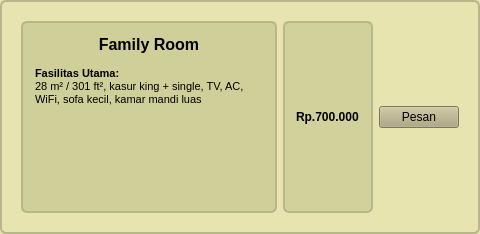
              <widget class="QFrame" name="roomFrame2_12">
               <property name="styleSheet">
                <string notr="true">
                QFrame { background-color: rgb(231,228,176); border: 2px solid rgb(184,182,139); border-radius: 6px; padding: 8px; }
                QLabel#roomTitle2 { font-weight: bold; font-size: 12pt; }
                QLabel#roomDesc2 { font-size: 9pt; }
              </string>
               </property>
               <layout class="QHBoxLayout" name="horizontalLayout_8">
                <item>
                 <layout class="QVBoxLayout" name="roomTextCol2_16"/>
                </item>
                <item>
                 <widget class="QTextEdit" name="textEdit_18">
                  <property name="styleSheet">
                   <string notr="true">background-color: rgb(207, 207, 154);</string>
                  </property>
                  <property name="html">
                   <string>&lt;!DOCTYPE HTML PUBLIC &quot;-//W3C//DTD HTML 4.0//EN&quot; &quot;http://www.w3.org/TR/REC-html40/strict.dtd&quot;&gt;
&lt;html&gt;&lt;head&gt;&lt;meta name=&quot;qrichtext&quot; content=&quot;1&quot; /&gt;&lt;meta charset=&quot;utf-8&quot; /&gt;&lt;style type=&quot;text/css&quot;&gt;
p, li { white-space: pre-wrap; }
hr { height: 1px; border-width: 0; }
li.unchecked::marker { content: &quot;\2610&quot;; }
li.checked::marker { content: &quot;\2612&quot;; }
&lt;/style&gt;&lt;/head&gt;&lt;body style=&quot; font-family:'Segoe UI'; font-size:9pt; font-weight:400; font-style:normal;&quot;&gt;
&lt;p align=&quot;center&quot; style=&quot; margin-top:0px; margin-bottom:0px; margin-left:0px; margin-right:0px; -qt-block-indent:0; text-indent:0px;&quot;&gt;&lt;span style=&quot; font-family:'MS Shell Dlg 2'; font-size:12pt; font-weight:600;&quot;&gt;Family&lt;/span&gt;&lt;span style=&quot; font-family:'MS Shell Dlg 2'; font-size:12pt;&quot;&gt; &lt;/span&gt;&lt;span style=&quot; font-family:'MS Shell Dlg 2'; font-size:12pt; font-weight:600;&quot;&gt;Room&lt;/span&gt;&lt;/p&gt;
&lt;p style=&quot;-qt-paragraph-type:empty; margin-top:0px; margin-bottom:0px; margin-left:0px; margin-right:0px; -qt-block-indent:0; text-indent:0px; font-family:'MS Shell Dlg 2'; font-size:8pt;&quot;&gt;&lt;br /&gt;&lt;/p&gt;
&lt;p style=&quot; margin-top:0px; margin-bottom:0px; margin-left:0px; margin-right:0px; -qt-block-indent:0; text-indent:0px;&quot;&gt;&lt;span style=&quot; font-family:'MS Shell Dlg 2'; font-size:8pt; font-weight:600;&quot;&gt;Fasilitas Utama: &lt;/span&gt;&lt;/p&gt;
&lt;p style=&quot; margin-top:0px; margin-bottom:0px; margin-left:0px; margin-right:0px; -qt-block-indent:0; text-indent:0px;&quot;&gt;&lt;span style=&quot; font-family:'MS Shell Dlg 2'; font-size:8pt;&quot;&gt;28 m² / 301 ft², kasur king + single, TV, AC, WiFi, sofa kecil, kamar mandi luas&lt;/span&gt;&lt;/p&gt;&lt;/body&gt;&lt;/html&gt;</string>
                  </property>
                 </widget>
                </item>
                <item>
                 <widget class="QLabel" name="label_24">
                  <property name="font">
                   <font>
                    <bold>true</bold>
                   </font>
                  </property>
                  <property name="styleSheet">
                   <string notr="true">background-color: rgb(209, 209, 156);</string>
                  </property>
                  <property name="text">
                   <string>Rp.700.000</string>
                  </property>
                 </widget>
                </item>
                <item>
                 <widget class="QPushButton" name="btnPrice2_16">
                  <property name="styleSheet">
                   <string notr="true"> color: rgb(0, 0, 0); background-color: rgb(174,167,126)
 </string>
                  </property>
                  <property name="text">
                   <string>Pesan</string>
                  </property>
                 </widget>
                </item>
               </layout>
              </widget>
